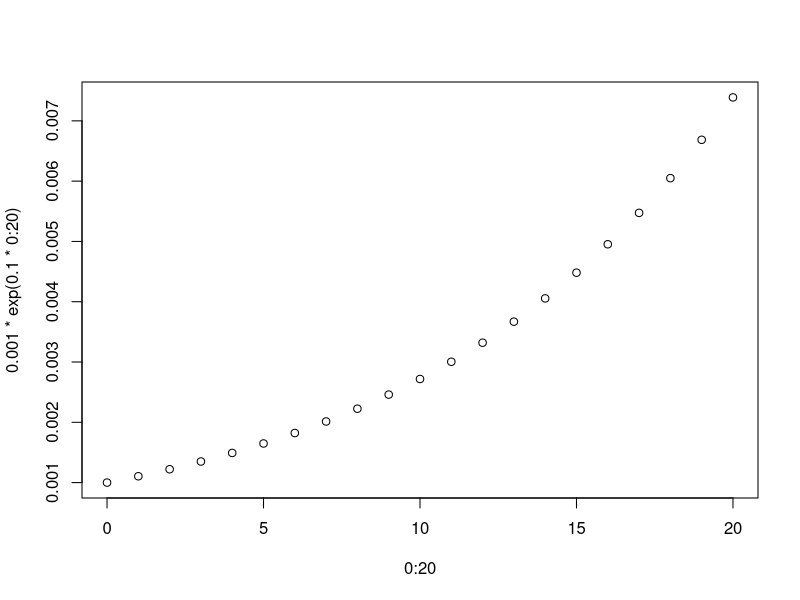

The R script that drew this image:
## ---- chunk 1
(plot(0:20, 0.001 *exp(0.1*0:20)))
